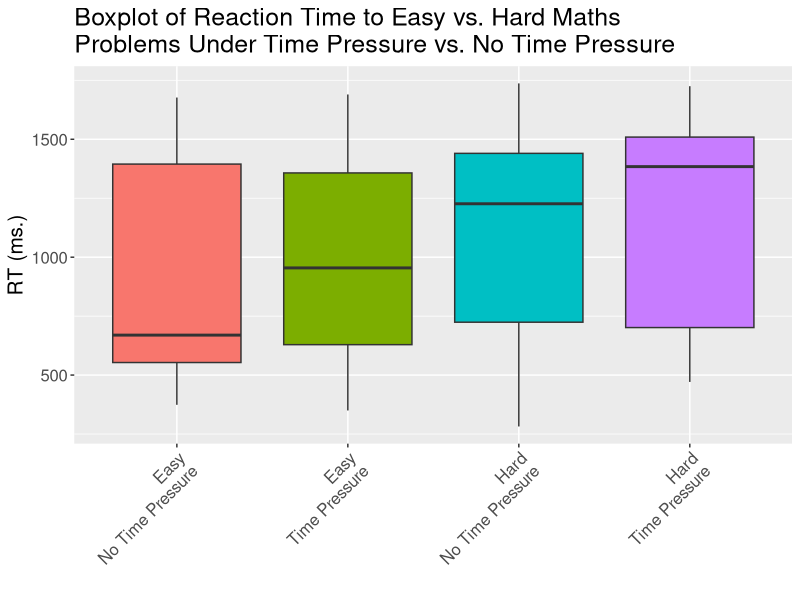
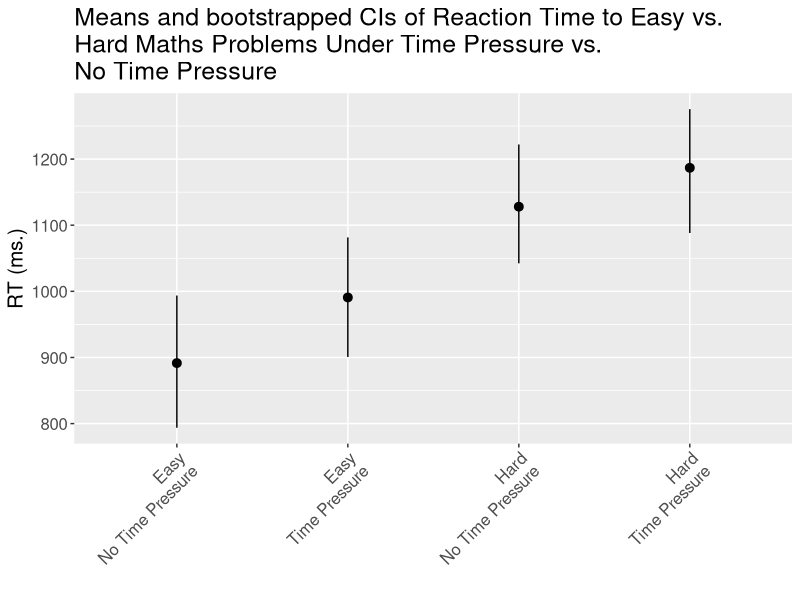
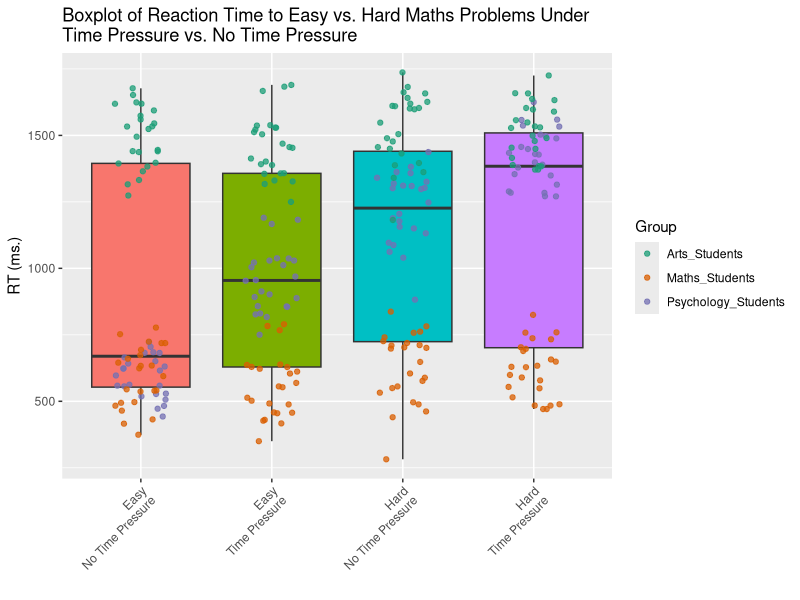
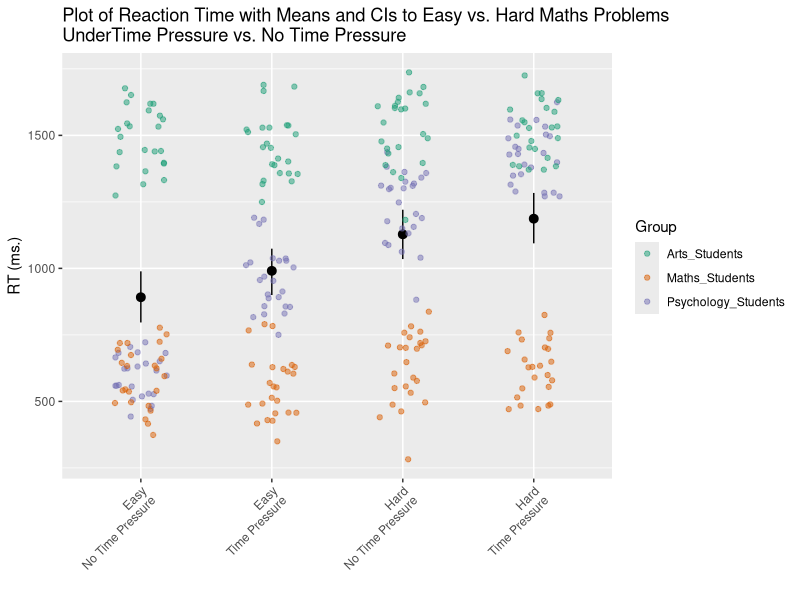
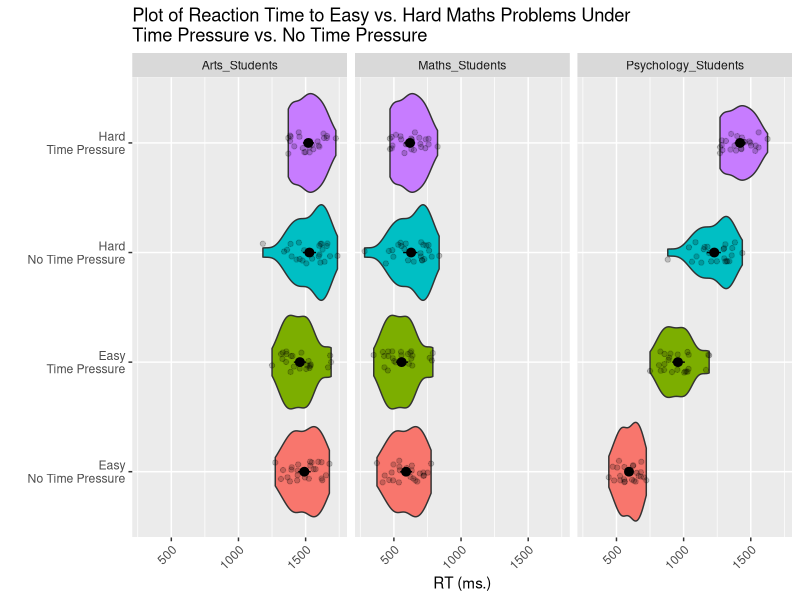
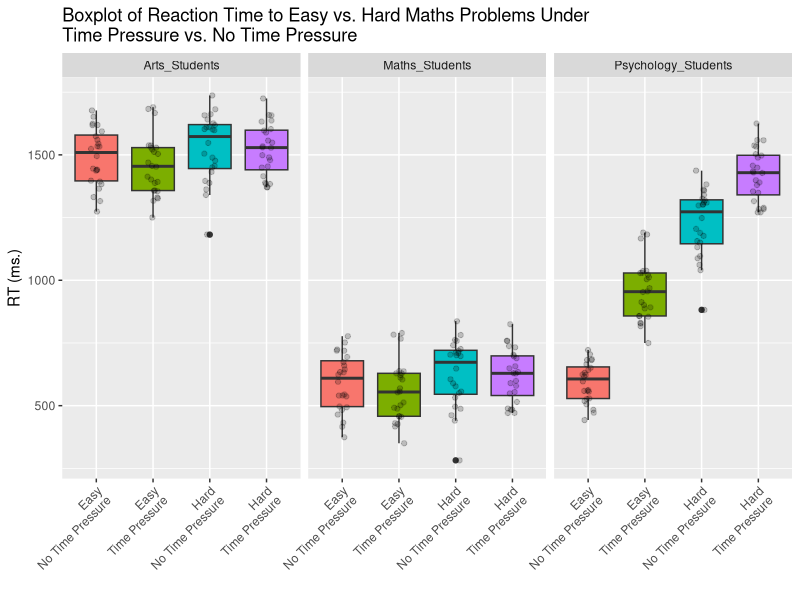
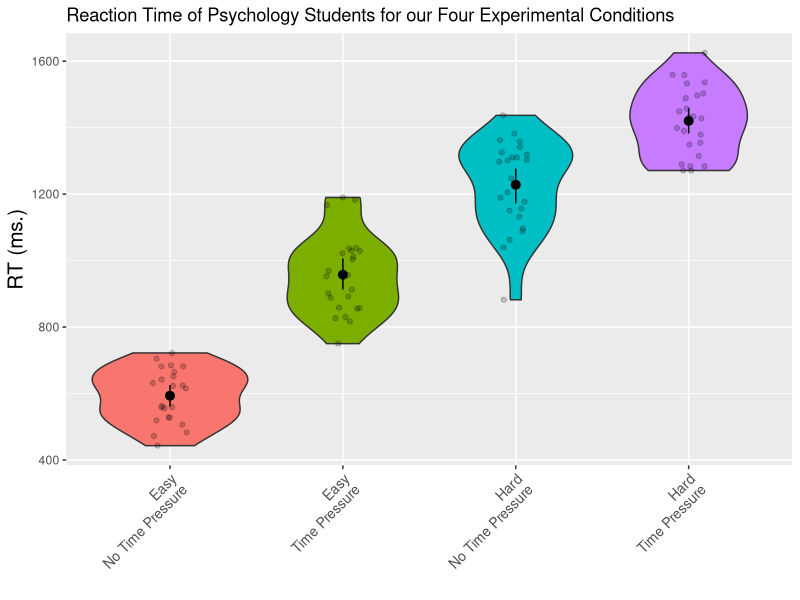

Here is the R script that generated these plots, in order:
## ---- chunk 1
knitr::opts_chunk$set(echo = TRUE)
## ---- chunk 2
library(tidyverse)
library(afex)
library(emmeans)
## ---- chunk 3
my_data <- read_csv("ANOVA_lab2_data1.csv")
## ---- chunk 4
my_data
## ---- chunk 5
my_data <- my_data %>%
  mutate(Difficulty = factor(Difficulty)) %>%
  mutate(Time_Pressure = factor(Time_Pressure)) %>%
  mutate(Group = factor(Group))

my_data
## ---- chunk 6
ggplot(my_data, aes(x = Difficulty:Time_Pressure, y = RT, fill = Difficulty:Time_Pressure)) + 
  geom_boxplot() +
  guides(fill = FALSE) +
  theme(text = element_text(size = 15), axis.text.x = element_text(angle = 45, hjust = 1)) + 
  scale_x_discrete(labels = c("Easy\nNo Time Pressure","Easy\nTime Pressure", "Hard\nNo Time Pressure", "Hard\nTime Pressure")) + 
  labs(title = "Boxplot of Reaction Time to Easy vs. Hard Maths \nProblems Under Time Pressure vs. No Time Pressure",
       x = "", 
       y = "RT (ms.)") 
## ---- chunk 7
ggplot(my_data, aes(x = Difficulty:Time_Pressure, y = RT, fill = Difficulty:Time_Pressure)) + 
  stat_summary(fun.data = mean_cl_boot) + 
  guides(fill = FALSE) +
  theme(text = element_text(size = 15), axis.text.x = element_text(angle = 45, hjust = 1)) + 
  scale_x_discrete(labels = c("Easy\nNo Time Pressure","Easy\nTime Pressure","Hard\nNo Time Pressure", "Hard\nTime Pressure")) + 
  labs(title = "Means and bootstrapped CIs of Reaction Time to Easy vs. \nHard Maths Problems Under Time Pressure vs. \nNo Time Pressure",
       x = "", 
       y = "RT (ms.)") 
## ---- chunk 8
ggplot(my_data, aes(x = Difficulty:Time_Pressure, y = RT, fill = Difficulty:Time_Pressure)) + 
  geom_boxplot() + 
  geom_jitter(aes(colour = Group), width = .2, alpha = .75) +
  guides(fill = FALSE) + scale_color_brewer(palette = "Dark2") +
  theme(axis.text.x = element_text(angle = 45, hjust = 1)) + 
  scale_x_discrete(labels = c("Easy\nNo Time Pressure","Easy\nTime Pressure","Hard\nNo Time Pressure", "Hard\nTime Pressure")) + 
  labs(title = "Boxplot of Reaction Time to Easy vs. Hard Maths Problems Under\nTime Pressure vs. No Time Pressure",
       x = "", 
       y = "RT (ms.)") 
## ---- chunk 9
ggplot(my_data, aes(x = Difficulty:Time_Pressure, y = RT, fill = Difficulty:Time_Pressure)) + 
  stat_summary(fun.data = mean_cl_boot) + 
  geom_jitter(aes(colour = Group), width = .2, alpha = .5) +
  guides(fill = FALSE) + 
  scale_color_brewer(palette = "Dark2") +
  theme(axis.text.x = element_text(angle = 45, hjust = 1)) + 
  scale_x_discrete(labels = c("Easy\nNo Time Pressure","Easy\nTime Pressure","Hard\nNo Time Pressure", "Hard\nTime Pressure")) + 
  labs(title = "Plot of Reaction Time with Means and CIs to Easy vs. Hard Maths Problems \nUnderTime Pressure vs. No Time Pressure",
       x = "", 
       y = "RT (ms.)")  
## ---- chunk 10
ggplot(my_data, aes(x = Difficulty:Time_Pressure, y = RT, fill = Difficulty:Time_Pressure)) + 
  facet_wrap(~ Group) +
  geom_violin() + 
  geom_jitter(width = .1, alpha = .2) + 
  stat_summary(fun.data = mean_cl_boot) + 
  guides(fill = FALSE) +
  theme(axis.text.x = element_text(angle = 45, hjust = 1)) + 
  scale_x_discrete(labels = c("Easy\nNo Time Pressure","Easy\nTime Pressure","Hard\nNo Time Pressure", "Hard\nTime Pressure")) + 
  labs(title = "Plot of Reaction Time to Easy vs. Hard Maths Problems Under\nTime Pressure vs. No Time Pressure",
       x = "", 
       y = "RT (ms.)") + 
  coord_flip() 
## ---- chunk 11
ggplot(my_data, aes(x = Difficulty:Time_Pressure, y = RT, fill = Difficulty:Time_Pressure)) + 
  facet_wrap(~ Group) +
  geom_boxplot() + 
  geom_jitter(width = .1, alpha = .2) + 
  guides(fill = FALSE) +
  theme(axis.text.x = element_text(angle = 45, hjust = 1)) + 
  scale_x_discrete(labels = c("Easy\nNo Time Pressure","Easy\nTime Pressure","Hard\nNo Time Pressure", "Hard\nTime Pressure")) + 
  labs(title = "Boxplot of Reaction Time to Easy vs. Hard Maths Problems Under\nTime Pressure vs. No Time Pressure",
       x = "", 
       y = "RT (ms.)") 
## ---- chunk 12
my_data %>% 
  group_by(Group, Difficulty, Time_Pressure) %>% 
  summarise(mean = mean(RT), sd = sd(RT))
## ---- chunk 13
model <- aov_4(RT ~ Difficulty * Time_Pressure * Group + (1 + Difficulty * Time_Pressure | Subject), data = my_data)
anova(model)
## ---- chunk 14
data_arts <- filter(my_data, Group == "Arts_Students")
data_maths <- filter(my_data, Group == "Maths_Students")
data_psych <- filter(my_data, Group == "Psychology_Students")
## ---- chunk 15
model_arts <- aov_4(RT ~ Difficulty * Time_Pressure + (1 + Difficulty * Time_Pressure | Subject), data = data_arts)
anova(model_arts)
## ---- chunk 16
model_maths <- aov_4(RT ~ Difficulty * Time_Pressure + (1 + Difficulty * Time_Pressure | Subject), data = data_maths)
anova(model_maths)
## ---- chunk 17
model_psych <- aov_4(RT ~ Difficulty * Time_Pressure + (1 + Difficulty * Time_Pressure | Subject), data = data_psych)
anova(model_psych)
## ---- chunk 18
emmeans(model_psych, pairwise ~ Difficulty * Time_Pressure, adjust = "Bonferroni")
## ---- chunk 19
ggplot(data_psych, aes(x = Difficulty:Time_Pressure, y = RT, fill = Difficulty:Time_Pressure)) + 
  geom_violin() + 
  geom_jitter(width = .1, alpha = .2) + 
  stat_summary(fun.data = mean_cl_boot) + 
  guides(fill = FALSE) +
  theme(axis.text.x = element_text(size = 10, angle = 45, hjust = 1),
        axis.title.y = element_text(size = 15)) + 
  scale_x_discrete(labels = c("Easy\nNo Time Pressure","Easy\nTime Pressure","Hard\nNo Time Pressure", "Hard\nTime Pressure")) + 
  labs(title = "Reaction Time of Psychology Students for our Four Experimental Conditions",
       x = "", 
       y = "RT (ms.)") 
